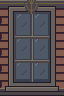

The image is a tile-based game level rendered from a .tmx file. Its description and complete source (layers, tilesets, objects, tile grids) follow:
An orthogonal 2x3 tile map with 32x32 px tiles, 1 tile layer (Assembly), 3 tilesets.

<map version="1.10" orientation="orthogonal" renderorder="right-down" width="2" height="3" tilewidth="32" tileheight="32" infinite="0" nextlayerid="2" nextobjectid="1">
  <tileset firstgid="1" source="../floors.tsx" />
  <tileset firstgid="321" source="../walls.tsx" />
  <tileset firstgid="961" source="../architecture.tsx" />
  <layer id="1" name="Assembly" width="2" height="3">
    <data encoding="csv">
779,780,
795,796,
811,812
</data>
  </layer>
</map>
